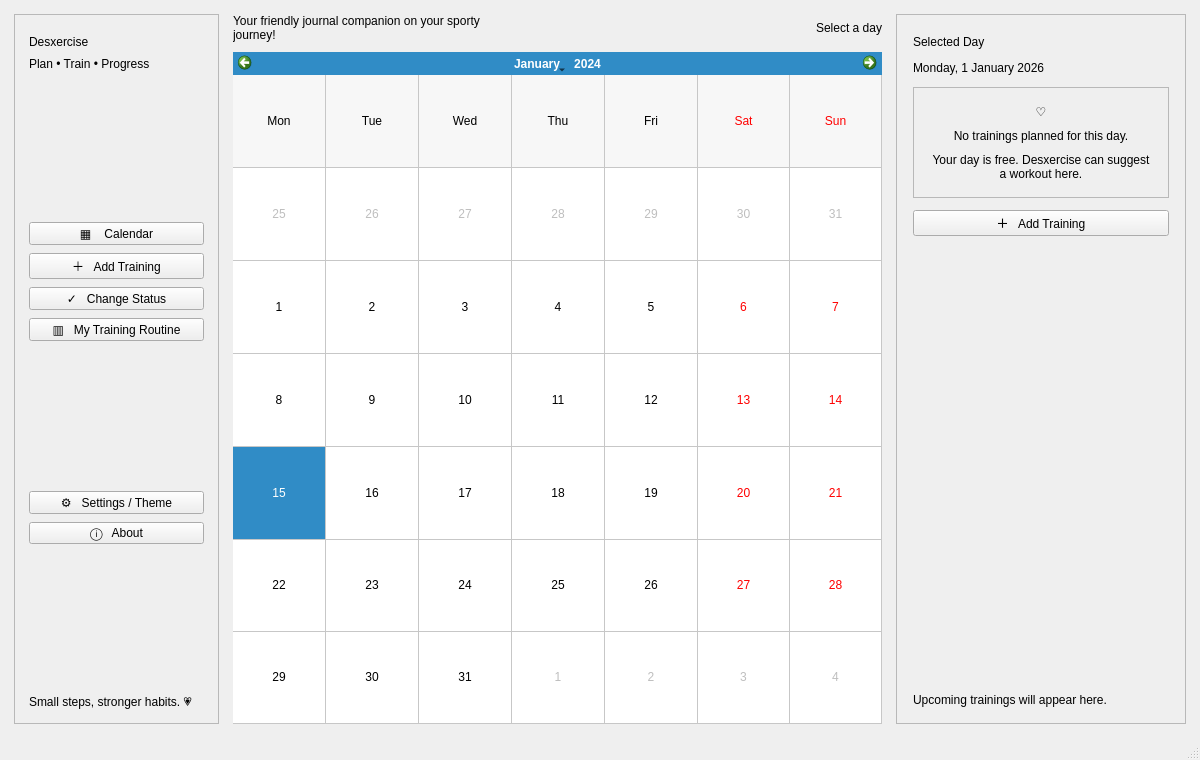
<?xml version="1.0" encoding="UTF-8"?>
<ui version="4.0">
 <class>MainWindow</class>
 <widget class="QMainWindow" name="MainWindow">
  <property name="geometry">
   <rect>
    <x>0</x>
    <y>0</y>
    <width>1200</width>
    <height>760</height>
   </rect>
  </property>
  <property name="windowTitle">
   <string>Desxercise</string>
  </property>

  <widget class="QWidget" name="centralWidget">
   <layout class="QHBoxLayout" name="mainLayout">
    <property name="spacing">
     <number>14</number>
    </property>
    <property name="leftMargin">
     <number>14</number>
    </property>
    <property name="topMargin">
     <number>14</number>
    </property>
    <property name="rightMargin">
     <number>14</number>
    </property>
    <property name="bottomMargin">
     <number>14</number>
    </property>

    <!-- SIDEBAR -->
    <item>
     <widget class="QFrame" name="sidebar">
      <property name="minimumSize">
       <size>
        <width>205</width>
        <height>0</height>
       </size>
      </property>
      <property name="maximumSize">
       <size>
        <width>230</width>
        <height>16777215</height>
       </size>
      </property>
      <property name="frameShape">
       <enum>QFrame::StyledPanel</enum>
      </property>

      <layout class="QVBoxLayout" name="sidebarLayout">
       <property name="spacing">
        <number>8</number>
       </property>
       <property name="leftMargin">
        <number>14</number>
       </property>
       <property name="topMargin">
        <number>20</number>
       </property>
       <property name="rightMargin">
        <number>14</number>
       </property>
       <property name="bottomMargin">
        <number>14</number>
       </property>

       <item>
        <widget class="QLabel" name="appNameLabel">
         <property name="text">
          <string>Desxercise</string>
         </property>
        </widget>
       </item>

       <item>
        <widget class="QLabel" name="taglineLabel">
         <property name="text">
          <string>Plan • Train • Progress</string>
         </property>
        </widget>
       </item>

       <item>
        <spacer name="topSpacer">
         <property name="orientation">
          <enum>Qt::Vertical</enum>
         </property>
         <property name="sizeHint" stdset="0">
          <size>
           <width>20</width>
           <height>18</height>
          </size>
         </property>
        </spacer>
       </item>

       <item>
        <widget class="QPushButton" name="calendarButton">
         <property name="text">
          <string>▦    Calendar</string>
         </property>
        </widget>
       </item>

       <item>
        <widget class="QPushButton" name="addTrainingButton">
         <property name="text">
          <string>＋   Add Training</string>
         </property>
        </widget>
       </item>

       <item>
        <widget class="QPushButton" name="changeStatusButton">
         <property name="text">
          <string>✓   Change Status</string>
         </property>
        </widget>
       </item>

       <item>
        <widget class="QPushButton" name="routineButton">
         <property name="text">
          <string>▥   My Training Routine</string>
         </property>
        </widget>
       </item>

       <item>
        <spacer name="middleSpacer">
         <property name="orientation">
          <enum>Qt::Vertical</enum>
         </property>
         <property name="sizeHint" stdset="0">
          <size>
           <width>20</width>
           <height>40</height>
          </size>
         </property>
        </spacer>
       </item>

       <item>
        <widget class="QPushButton" name="settingsButton">
         <property name="text">
          <string>⚙   Settings / Theme</string>
         </property>
        </widget>
       </item>

       <item>
        <widget class="QPushButton" name="aboutButton">
         <property name="text">
          <string>ⓘ   About</string>
         </property>
        </widget>
       </item>

       <item>
        <spacer name="bottomSpacer">
         <property name="orientation">
          <enum>Qt::Vertical</enum>
         </property>
         <property name="sizeHint" stdset="0">
          <size>
           <width>20</width>
           <height>10</height>
          </size>
         </property>
        </spacer>
       </item>

       <item>
        <widget class="QLabel" name="sidebarQuoteLabel">
         <property name="wordWrap">
          <bool>true</bool>
         </property>
         <property name="text">
          <string>Small steps, stronger habits. 💗</string>
         </property>
        </widget>
       </item>

      </layout>
     </widget>
    </item>

    <!-- CALENDAR -->
    <item>
     <layout class="QVBoxLayout" name="calendarColumn">
      <property name="spacing">
       <number>10</number>
      </property>

      <item>
       <layout class="QHBoxLayout" name="calendarHeaderLayout">

        <item>
         <widget class="QLabel" name="sectionTitleLabel">
          <property name="text">
           <string>Your friendly journal companion on your sporty journey!</string>
          </property>
          <property name="wordWrap">
           <bool>true</bool>
          </property>
         </widget>
        </item>

        <item>
         <spacer name="headerSpacer">
          <property name="orientation">
           <enum>Qt::Horizontal</enum>
          </property>
          <property name="sizeHint" stdset="0">
           <size>
            <width>30</width>
            <height>20</height>
           </size>
          </property>
         </spacer>
        </item>

        <item>
         <widget class="QLabel" name="mutedLabel">
          <property name="text">
           <string>Select a day</string>
          </property>
         </widget>
        </item>

       </layout>
      </item>

      <!-- Calendar expands to fill available vertical space -->
      <item>
       <widget class="QCalendarWidget" name="calendarWidget">
        <property name="sizePolicy">
         <sizepolicy hsizetype="Expanding" vsizetype="Expanding">
          <horstretch>0</horstretch>
          <verstretch>1</verstretch>
         </sizepolicy>
        </property>
        <property name="gridVisible">
         <bool>true</bool>
        </property>
        <property name="verticalHeaderFormat">
         <enum>QCalendarWidget::NoVerticalHeader</enum>
        </property>
        <property name="horizontalHeaderFormat">
         <enum>QCalendarWidget::ShortDayNames</enum>
        </property>
        <property name="firstDayOfWeek">
         <enum>Qt::Monday</enum>
        </property>
        <property name="navigationBarVisible">
         <bool>true</bool>
        </property>
       </widget>
      </item>

     </layout>
    </item>

    <!-- DAY DETAILS -->
    <item>
     <widget class="QFrame" name="detailsPanel">
      <property name="minimumSize">
       <size>
        <width>245</width>
        <height>0</height>
       </size>
      </property>
      <property name="maximumSize">
       <size>
        <width>290</width>
        <height>16777215</height>
       </size>
      </property>
      <property name="frameShape">
       <enum>QFrame::StyledPanel</enum>
      </property>

      <layout class="QVBoxLayout" name="detailsLayout">
       <property name="spacing">
        <number>12</number>
       </property>
       <property name="leftMargin">
        <number>16</number>
       </property>
       <property name="topMargin">
        <number>20</number>
       </property>
       <property name="rightMargin">
        <number>16</number>
       </property>
       <property name="bottomMargin">
        <number>16</number>
       </property>

       <item>
        <widget class="QLabel" name="detailsHeadingLabel">
         <property name="text">
          <string>Selected Day</string>
         </property>
        </widget>
       </item>

       <item>
        <widget class="QLabel" name="selectedDateLabel">
         <property name="text">
          <string>Monday, 1 January 2026</string>
         </property>
         <property name="wordWrap">
          <bool>true</bool>
         </property>
        </widget>
       </item>

       <item>
        <widget class="QFrame" name="dayCard">
         <property name="frameShape">
          <enum>QFrame::StyledPanel</enum>
         </property>

         <layout class="QVBoxLayout" name="dayCardLayout">
          <property name="spacing">
           <number>10</number>
          </property>
          <property name="leftMargin">
           <number>14</number>
          </property>
          <property name="topMargin">
           <number>16</number>
          </property>
          <property name="rightMargin">
           <number>14</number>
          </property>
          <property name="bottomMargin">
           <number>16</number>
          </property>

          <item>
           <widget class="QLabel" name="emptyDayIcon">
            <property name="text">
             <string>♡</string>
            </property>
            <property name="alignment">
             <set>Qt::AlignHCenter</set>
            </property>
           </widget>
          </item>

          <item>
           <widget class="QLabel" name="dayStatusLabel">
            <property name="text">
             <string>No trainings planned for this day.</string>
            </property>
            <property name="wordWrap">
             <bool>true</bool>
            </property>
            <property name="alignment">
             <set>Qt::AlignHCenter</set>
            </property>
           </widget>
          </item>

          <item>
           <widget class="QLabel" name="dayHintLabel">
            <property name="text">
             <string>Your day is free. Desxercise can suggest a workout here.</string>
            </property>
            <property name="wordWrap">
             <bool>true</bool>
            </property>
            <property name="alignment">
             <set>Qt::AlignHCenter</set>
            </property>
           </widget>
          </item>

         </layout>
        </widget>
       </item>

       <item>
        <widget class="QPushButton" name="addFromDayButton">
         <property name="text">
          <string>＋   Add Training</string>
         </property>
        </widget>
       </item>

       <item>
        <spacer name="detailsSpacer">
         <property name="orientation">
          <enum>Qt::Vertical</enum>
         </property>
         <property name="sizeHint" stdset="0">
          <size>
           <width>20</width>
           <height>30</height>
          </size>
         </property>
        </spacer>
       </item>

       <item>
        <widget class="QLabel" name="nextDaysLabel">
         <property name="text">
          <string>Upcoming trainings will appear here.</string>
         </property>
         <property name="wordWrap">
          <bool>true</bool>
         </property>
        </widget>
       </item>

      </layout>
     </widget>
    </item>

   </layout>
  </widget>

  <widget class="QStatusBar" name="statusbar"/>

 </widget>
 <resources/>
 <connections/>
 </ui>
